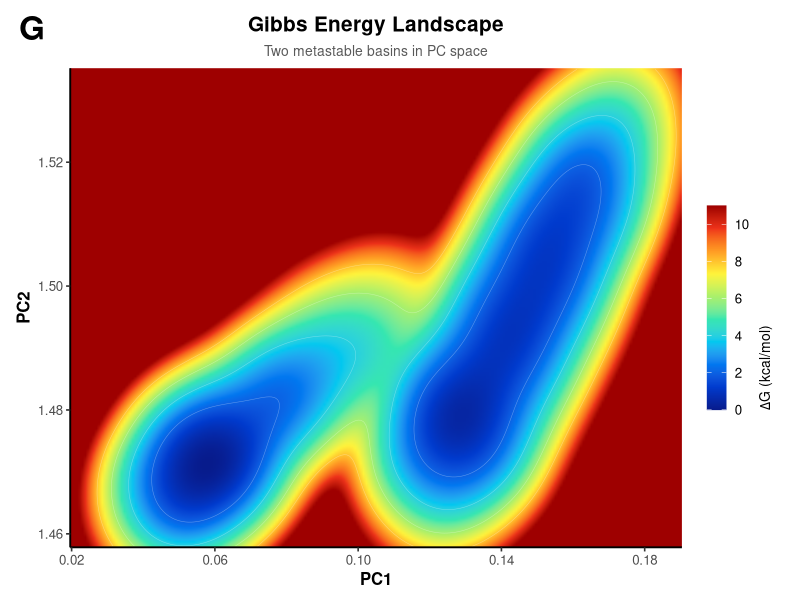
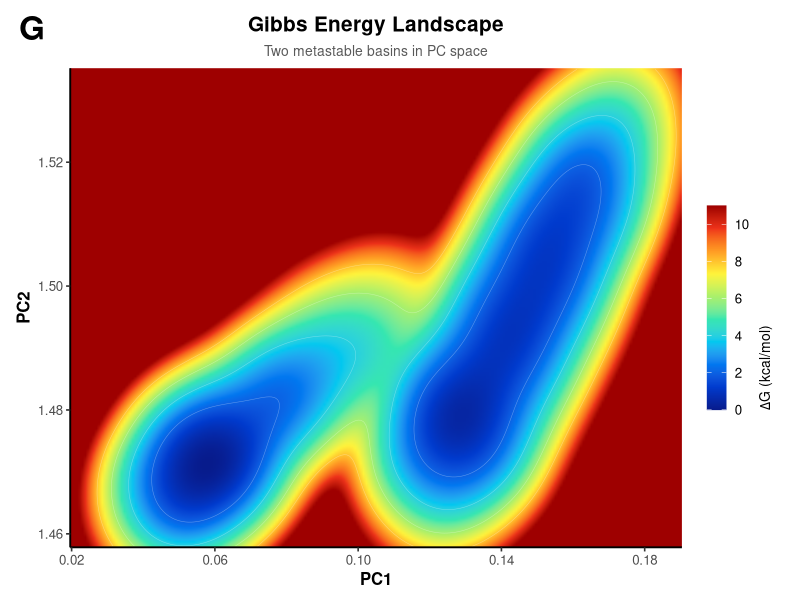

The R script that drew these images, in order:
## ---- chunk 1
knitr::opts_chunk$set(echo = TRUE, warning = FALSE, message = FALSE,
                      fig.align = "center", dpi = 160)
library(ggplot2)
library(dplyr)
library(tidyr)
set.seed(1031)
## ---- chunk 2
x_values <- seq(0.020, 0.190, length.out = 220)
y_values <- seq(1.458, 1.535, length.out = 220)
landscape <- expand_grid(PC1 = x_values, PC2 = y_values)

gaussian2d <- function(x, y, mux, muy, sdx, sdy, rho = 0) {
  zx <- (x - mux) / sdx
  zy <- (y - muy) / sdy
  exp(-(zx^2 - 2 * rho * zx * zy + zy^2) / (2 * (1 - rho^2))) /
    (2 * pi * sdx * sdy * sqrt(1 - rho^2))
}

states <- tribble(
  ~weight, ~mux,  ~muy,  ~sdx,  ~sdy,  ~rho,
     0.28, 0.057, 1.471, 0.009, 0.0055,  0.25,
     0.07, 0.076, 1.481, 0.010, 0.0060,  0.45,
     0.02, 0.097, 1.489, 0.011, 0.0065,  0.30,
     0.21, 0.128, 1.478, 0.009, 0.0065,  0.15,
     0.27, 0.144, 1.494, 0.011, 0.0100,  0.55,
     0.15, 0.159, 1.512, 0.010, 0.0085,  0.48
)

density <- rep(0, nrow(landscape))
for (i in seq_len(nrow(states))) {
  density <- density + states$weight[i] * gaussian2d(
    landscape$PC1, landscape$PC2,
    states$mux[i], states$muy[i],
    states$sdx[i], states$sdy[i], states$rho[i]
  )
}

# Small deterministic modulation gives the basin boundaries an organic shape.
modulation <- 1 + 0.045 * sin(165 * landscape$PC1) *
  cos(310 * landscape$PC2)
density <- pmax(density * modulation, .Machine$double.xmin)

landscape <- landscape %>%
  mutate(
    probability = density / max(density),
    gibbs_energy = pmin(1.45 * -log(probability), 11)
  )

write.csv(landscape, "gibbs_energy_grid_2d.csv", row.names = FALSE)
write.csv(states, "synthetic_state_parameters.csv", row.names = FALSE)
## ---- chunk 3
energy_colours <- c(
  "#071B8C", "#003BCE", "#0078F0", "#00C8F0",
  "#35E7B0", "#A9F06B", "#FFF33B", "#FF9B24",
  "#EE321A", "#9E0000"
)

p2d <- ggplot(landscape, aes(PC1, PC2, fill = gibbs_energy)) +
  geom_raster(interpolate = TRUE) +
  geom_contour(
    aes(z = gibbs_energy),
    breaks = c(2, 4, 6, 8),
    colour = "white", linewidth = 0.18, alpha = 0.34
  ) +
  scale_fill_gradientn(
    colours = energy_colours,
    limits = c(0, 11), breaks = seq(0, 10, 2),
    name = expression(Delta*G~"(kcal/mol)"),
    guide = guide_colourbar(
      title.position = "right", title.theme = element_text(angle = 90),
      barheight = grid::unit(52, "mm"), barwidth = grid::unit(5, "mm")
    )
  ) +
  scale_x_continuous(expand = c(0, 0), breaks = seq(0.02, 0.18, 0.04)) +
  scale_y_continuous(expand = c(0, 0), breaks = c(1.46, 1.48, 1.50, 1.52)) +
  labs(
    title = "Gibbs Energy Landscape",
    subtitle = "Two metastable basins in PC space",
    x = "PC1", y = "PC2",
    tag = "G"
  ) +
  theme_classic(base_size = 12) +
  theme(
    plot.title = element_text(face = "bold", size = 15, hjust = 0.5),
    plot.subtitle = element_text(size = 10, hjust = 0.5, colour = "grey35"),
    plot.tag = element_text(face = "bold", size = 24),
    plot.tag.position = c(0.02, 0.98),
    axis.title = element_text(face = "bold"),
    axis.line = element_line(linewidth = 0.65),
    axis.ticks = element_line(linewidth = 0.55),
    legend.title = element_text(size = 10),
    plot.margin = margin(12, 12, 8, 12)
  )

ggsave(
  "gibbs_energy_landscape_2d.png", p2d,
  width = 7.2, height = 6.6, dpi = 320, bg = "white"
)
p2d
